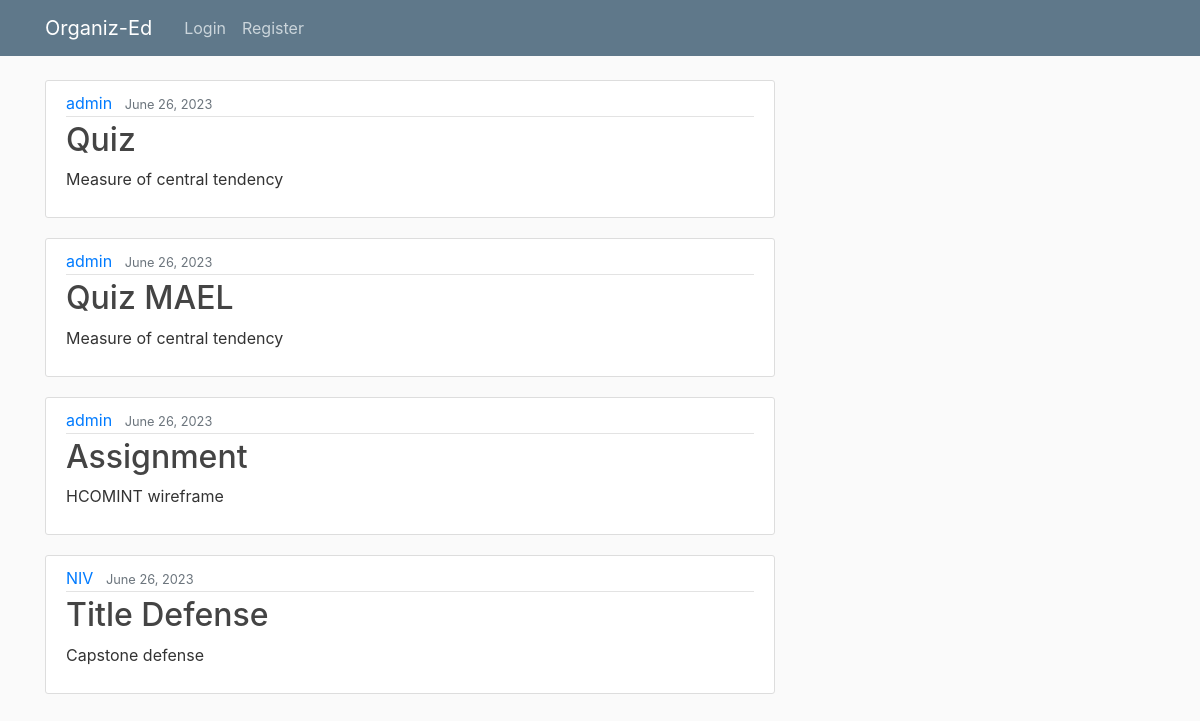
Page /about/ on the earlier database version.
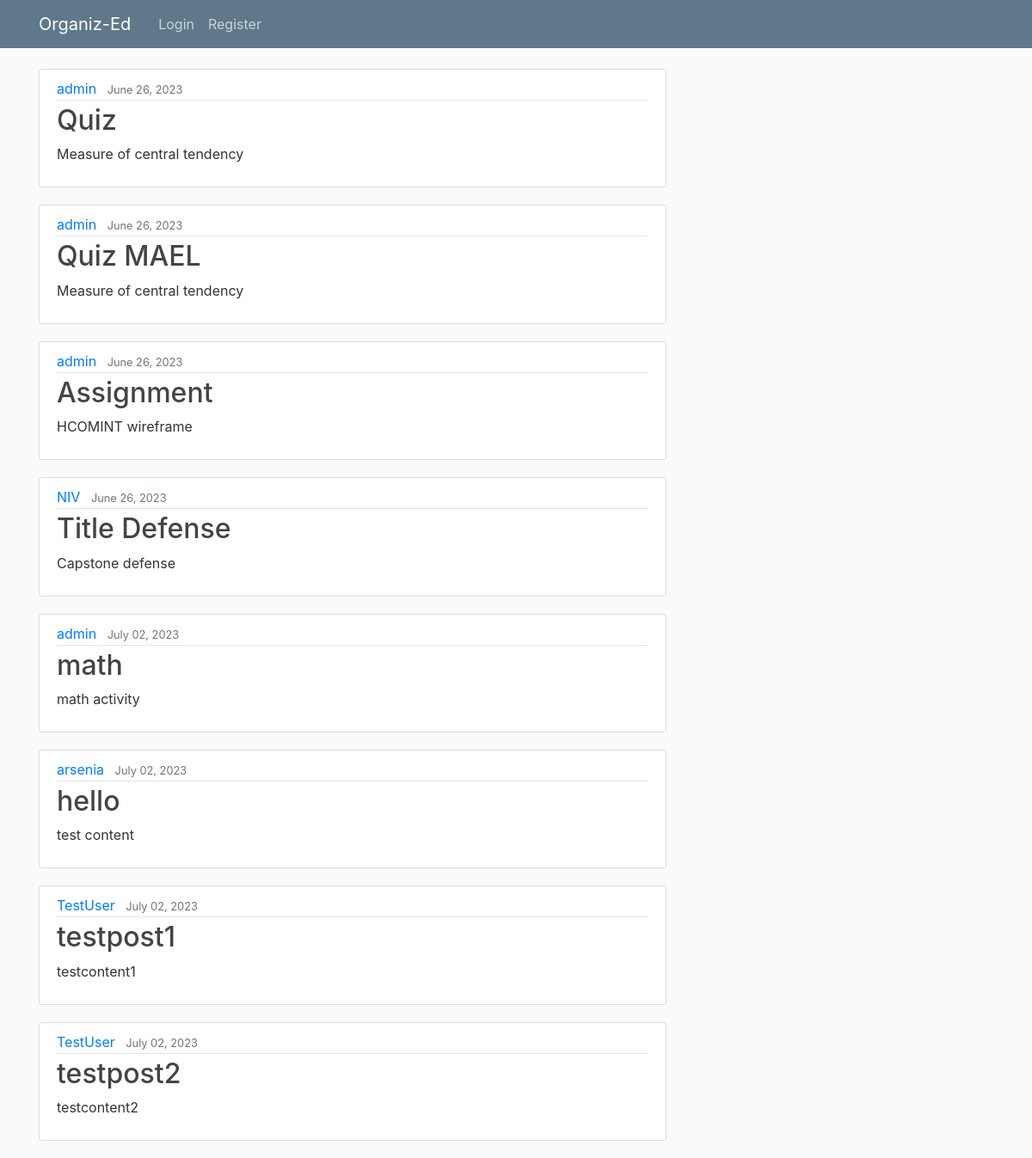
Same page on the later database version.
### announcements/models.py (models this page shows, shortened)
class Post(models.Model):
    title = models.CharField(max_length=100)
    content = models.TextField()
    date_posted = models.DateTimeField(default=timezone.now)
    author = models.ForeignKey(User, on_delete=models.CASCADE)

### announcements/views.py (the view)
# urls.py: path('about/', views.about, name='announcements-about'),
def about(request):
    context = {
        'posts' : Post.objects.all()
    }
    return render(request, 'announcements/about.html',context)

### announcements/templates/announcements/about.html
{% extends 'announcements/base.html' %}
{% block content %}
    {% for post in posts %}
    <article class="media content-section">
        <div class="media-body">
        <div class="article-metadata">
            <a class="mr-2" href="#">{{ post.author }}</a>
            <small class="text-muted">{{ post.date_posted|date:'F d, Y' }}</small>
        </div>
        <h2><a class="article-title" href="{% url 'post-detail' post.id %}">{{ post.title }}</a></h2>
        <p class="article-content">{{ post.content }}</p>
        </div>
    </article>
    {% endfor %}
{% endblock content %}

Differences in the rows shown:
added Post: author "admin", date_posted "July 02, 2023", title "math", content "math activity"
added Post: author "arsenia", date_posted "July 02, 2023", title "hello", content "test content"
added Post: author "TestUser", date_posted "July 02, 2023", title "testpost1", content "testcontent1"
added Post: author "TestUser", date_posted "July 02, 2023", title "testpost2", content "testcontent2"
